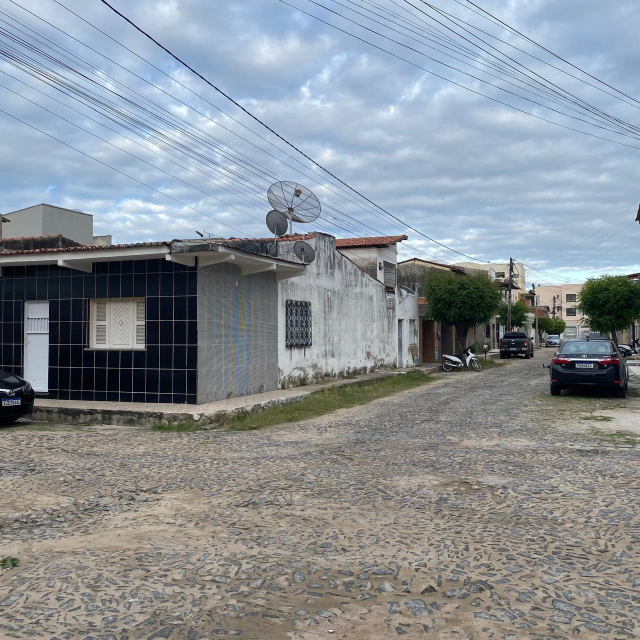
#> input picture lab06/lab06/imagens/foto1.jpg, 1280 x 1280 px (shown at 1/2 size)
$ python lab6.py
#> lines starting #> are read from the running program, lines starting #| are printed output that depends on the picture
import cv2
import numpy as np
import matplotlib.pyplot as plt
from random import randrange

image1 = cv2.imread("imagens/foto1.jpg")
#> image1 is the input picture: shape (1280, 1280, 3); mean B, G, R 150.5, 144.7, 137.7
image2 = cv2.imread("imagens/foto2.jpg")
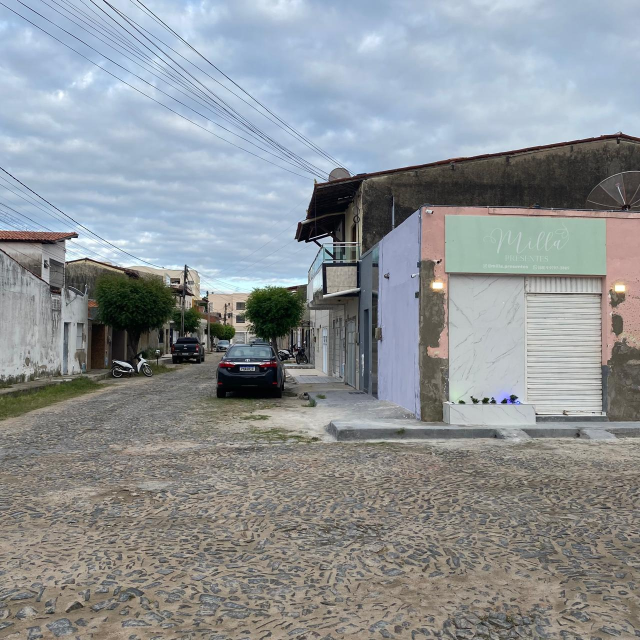
#> input picture lab06/lab06/imagens/foto2.jpg, 1280 x 1280 px (shown at 1/2 size)
#> image2 is the input picture: shape (1280, 1280, 3); mean B, G, R 150.3, 146.9, 141.9
image3 = cv2.imread("imagens/foto3.jpg")
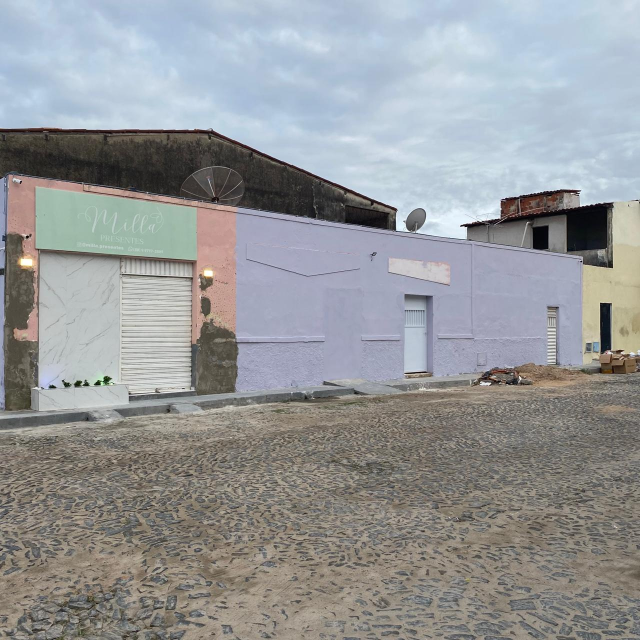
#> input picture lab06/lab06/imagens/foto3.jpg, 1280 x 1280 px (shown at 1/2 size)
#> image3 is the input picture: shape (1280, 1280, 3); mean B, G, R 153.4, 151.5, 149.4

h1 = image1.shape[0]
#> h1 = 1280
w1 = image1.shape[1]
#> w1 = 1280
image1 = cv2.resize(image1, (int(w1*0.2), int(h1*0.2)))
#> image1: shape (256, 256, 3)

h2 = image2.shape[0]
#> h2 = 1280
w2 = image2.shape[1]
#> w2 = 1280
image2 = cv2.resize(image2, (int(w2*0.2), int(h2*0.2)))
#> image2: shape (256, 256, 3)

h3 = image3.shape[0]
#> h3 = 1280
w3 = image3.shape[1]
#> w3 = 1280
image3 = cv2.resize(image3, (int(w3*0.2), int(h3*0.2)))
#> image3: shape (256, 256, 3)

img1 = cv2.cvtColor(image1, cv2.COLOR_BGR2GRAY)
img2 = cv2.cvtColor(image2, cv2.COLOR_BGR2GRAY)
img3 = cv2.cvtColor(image3, cv2.COLOR_BGR2GRAY)
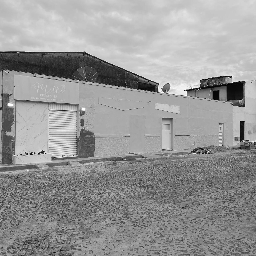
#> img3: shape (256, 256); min 1, max 254, mean 151.1

"""
def tecn1(img1, img2, transformation_matrix):
    height1, width1 = img1.shape[:2]
    height2, width2 = img2.shape[:2]
    height = max(height1, height2)
    width = width1 + width2
    img1_transformed = cv2.warpPerspective(img1, transformation_matrix, (width, height))

    #img2 = cv2.resize(img2, (width, height))
    # Criar uma imagem para mostrar a combinação
    combined_img = cv2.addWeighted(img1_transformed, 0.5, img2, 0.5, 0)
    return combined_img
"""

def tecn2(im1, im2, transformation_matrix):
    height1, width1 = im1.shape[:2]
    height2, width2 = im2.shape[:2]
    transformation_matrix = transformation_matrix.astype(np.float32)

    # Transformar os cantos de img1 para ver onde eles acabam em img2
    corners_img1 = np.float32([[0, 0], [0, height1], [width1, height1], [width1, 0]]).reshape(-1, 1, 2)
    transformed_corners_img1 = cv2.perspectiveTransform(corners_img1, transformation_matrix)

    # Encontrar os limites da nova imagem combinada
    all_corners = np.concatenate((transformed_corners_img1, np.float32([[0, 0], [0, height2], [width2, height2], [width2, 0]]).reshape(-1, 1, 2)), axis=0)
    min_x = min(int(np.min(all_corners[:,:,0])), 0)
    min_y = min(int(np.min(all_corners[:,:,1])), 0)
    max_x = max(int(np.max(all_corners[:,:,0])), width2)
    max_y = max(int(np.max(all_corners[:,:,1])), height2)

    # Translação para compensar as coordenadas negativas
    # trans_mat = np.array([[1, 0, -min_x], [0, 1, -min_y], [0, 0, 1]])
    trans_mat = np.array([[1, 0, -min_x], [0, 1, -min_y], [0, 0, 1]], dtype=np.float32)

    # Aplicar homografia com a compensação de translação
    img_output_size = (max_x - min_x, max_y - min_y)
    img1_transformed = cv2.warpPerspective(im1, trans_mat.dot(transformation_matrix), img_output_size)
    img2_transformed = cv2.warpPerspective(im2, trans_mat, img_output_size)

    # Posicionar img2 na nova imagem de saída ajustada
    output_image = np.zeros((max_y - min_y, max_x - min_x, 3), dtype=image1.dtype)
    output_image[-min_y:height2-min_y, -min_x:width2-min_x] = im2

    # Mesclar img1_transformed sobre a nova área de img2
    output_image = np.where(img1_transformed.sum(axis=-1, keepdims=True)!=0, img1_transformed, output_image)
    return output_image

def homograpy(im1, im2):
    sift = cv2.SIFT_create()
    kp1, des1 = sift.detectAndCompute(im1,None)
    kp2, des2 = sift.detectAndCompute(im2,None)
    bf = cv2.BFMatcher()

    matches = bf.knnMatch(des1, des2, k=2)
    good = []
    for m, n in matches:
        if m.distance < 0.75 * n.distance:
            good.append([m])

    if len(good) >= 4:
        pts1 = []
        pts2 = []
        for m in good:
            pts1.append(kp1[m[0].queryIdx].pt)
            pts2.append(kp2[m[0].trainIdx].pt)

        points1 = np.float32(pts1).reshape(-1, 1, 2)
        points2 = np.float32(pts2).reshape(-1, 1, 2)

        transformation_matrix, inliers = cv2.findHomography(points1, points2, cv2.RANSAC)
        if transformation_matrix is None:
            raise ValueError("Falha ao calcular homografia - verifique seus pontos de correspondência")
    else:
        raise AssertionError("No enough keypoints.")

    return tecn2(im1, im2, transformation_matrix)

new_img1 = homograpy(image1, image2)
#> in homograpy, `kp1, des1 = sift.detectAndCompute(im1,None)`: kp1 = 391 keypoints; strongest (x, y, size): (48, 131, 13.8), (14, 148, 8.6), (16, 154, 4.4), (228, 124, 2.1)
#> in homograpy, `kp2, des2 = sift.detectAndCompute(im2,None)`: kp2 = 390 keypoints; strongest (x, y, size): (81, 135, 2.2), (122, 93, 5.1), (133, 84, 16.3), (110, 125, 13.1)
#> in homograpy, `matches = bf.knnMatch(des1, des2, k=2)`: matches = 391 matches
#> after the loop in homograpy, `for m, n in matches:`: good = 36 matches
#> the loop in homograpy, `for m in good:` made 36 passes
#> after the loop in homograpy, `for m in good:`: pts1 = 36 pairs, first value 44.56 to 241.2, second value 23.52 to 165.6; pts2 = 36 pairs, first value 10.99 to 180.4, second value 13.11 to 177.4
#> in homograpy, `points1 = np.float32(pts1).reshape(-1, 1, 2)`: points1 = 36 rows, first 8: [44.56, 101.9], [112.8, 158.3], [145.5, 23.52], [148.8, 101.7], [149.2, 109.7], [149.2, 109.7], [151.2, 97.72], [157.7, 95.99]
#> in homograpy, `points2 = np.float32(pts2).reshape(-1, 1, 2)`: points2 = 36 rows, first 8: [180.4, 177.4], [180.4, 177.4], [10.99, 13.11], [13.76, 100.2], [14.91, 109.4], [14.91, 109.4], [12.87, 95.81], [24.54, 95.36]
#> in homograpy, `transformation_matrix, inliers = cv2.findHomography(points1, points2, ..`: transformation_matrix = [[1.82, -0.0466, -244.4], [0.433, 1.65, -84.2], [0.00308, 0.000196, 1]]; inliers = 36 values, max 1 at index 2, min 0 at index 0, mean 0.917
#> in tecn2, `transformed_corners_img1 = cv2.perspectiveTransform(corners_img1, tran..`: transformed_corners_img1 = [[-244.4, -84.2], [-244.1, 322.7], [113.6, 244.6], [123.4, 14.88]]
#> in tecn2, `all_corners = np.concatenate((transformed_corners_img1, np.float32([[0..`: all_corners = [[-244.4, -84.2], [-244.1, 322.7], [113.6, 244.6], [123.4, 14.88], [0, 0], [0, 256], [256, 256], [256, 0]]
#> in tecn2, `min_x = min(int(np.min(all_corners[:,:,0])), 0)`: min_x = -244
#> in tecn2, `min_y = min(int(np.min(all_corners[:,:,1])), 0)`: min_y = -84
#> in tecn2, `max_x = max(int(np.max(all_corners[:,:,0])), width2)`: max_x = 256
#> in tecn2, `max_y = max(int(np.max(all_corners[:,:,1])), height2)`: max_y = 322
#> in tecn2, `trans_mat = np.array([[1, 0, -min_x], [0, 1, -min_y], [0, 0, 1]], dtyp..`: trans_mat = [[1, 0, 244], [0, 1, 84], [0, 0, 1]]
#> in tecn2, `img_output_size = (max_x - min_x, max_y - min_y)`: img_output_size = (500, 406)
#> in tecn2, `output_image = np.where(img1_transformed.sum(axis=-1, keepdims=True)!=..`:
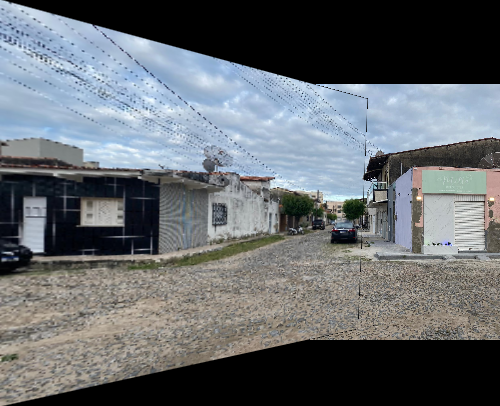
#> output_image: shape (406, 500, 3); mean B, G, R 110.5, 106.4, 101.8
new_img2 = homograpy(image3, image2)
#> in homograpy (call 2), `kp1, des1 = sift.detectAndCompute(im1,None)`: kp1 = 269 keypoints; strongest (x, y, size): (42, 152, 2.1), (236, 91, 13.3), (242, 123, 3.4), (10, 104, 3.2)
#> in homograpy (call 2), `matches = bf.knnMatch(des1, des2, k=2)`: matches = 269 matches
#> after the loop in homograpy (call 2), `for m, n in matches:`: good = 9 matches
#> the loop in homograpy (call 2), `for m in good:` made 9 passes
#> in tecn2 (call 2), `transformation_matrix = transformation_matrix.astype(np.float32)`: transformation_matrix = [[0.448, -0.0322, 165.2], [-0.271, 0.84, 23.45], [-0.00203, -0.00026, 1]]
#> in tecn2 (call 2), `transformed_corners_img1 = cv2.perspectiveTransform(corners_img1, tran..`: transformed_corners_img1 = [[165.2, 23.45], [168.2, 255.4], [656.7, 408.3], [583, -95.82]]
#> in tecn2 (call 2), `all_corners = np.concatenate((transformed_corners_img1, np.float32([[0..`: all_corners = [[165.2, 23.45], [168.2, 255.4], [656.7, 408.3], [583, -95.82], [0, 0], [0, 256], [256, 256], [256, 0]]
#> in tecn2 (call 2), `min_x = min(int(np.min(all_corners[:,:,0])), 0)`: min_x = 0
#> in tecn2 (call 2), `min_y = min(int(np.min(all_corners[:,:,1])), 0)`: min_y = -95
#> in tecn2 (call 2), `max_x = max(int(np.max(all_corners[:,:,0])), width2)`: max_x = 656
#> in tecn2 (call 2), `max_y = max(int(np.max(all_corners[:,:,1])), height2)`: max_y = 408
#> in tecn2 (call 2), `trans_mat = np.array([[1, 0, -min_x], [0, 1, -min_y], [0, 0, 1]], dtyp..`: trans_mat = [[1, 0, 0], [0, 1, 95], [0, 0, 1]]
#> in tecn2 (call 2), `img_output_size = (max_x - min_x, max_y - min_y)`: img_output_size = (656, 503)
#> in tecn2 (call 2), `output_image = np.where(img1_transformed.sum(axis=-1, keepdims=True)!=..`:
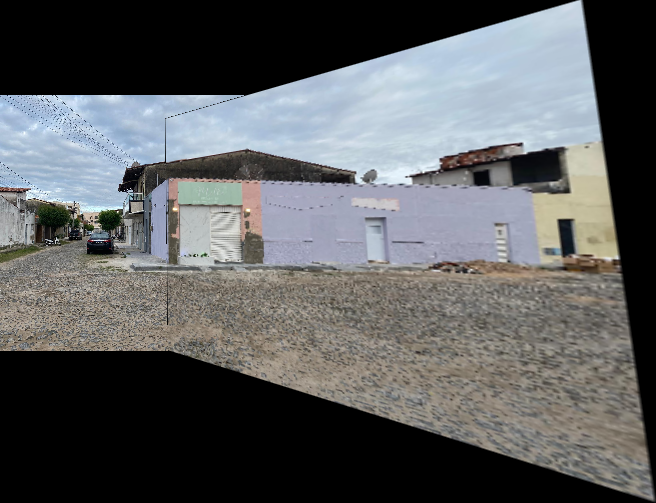
#> output_image: shape (503, 656, 3); mean B, G, R 96, 94.6, 92.9
panorama = homograpy(image3, new_img1)
#> in homograpy (call 3), `kp2, des2 = sift.detectAndCompute(im2,None)`: kp2 = 1403 keypoints; strongest (x, y, size): (104, 214, 21.7), (33, 235, 18.5), (139, 177, 2), (366, 177, 4.6)
#> after the loop in homograpy (call 3), `for m, n in matches:`: good = 7 matches
#> in tecn2 (call 3), `transformation_matrix = transformation_matrix.astype(np.float32)`: transformation_matrix = [[-0.0535, -0.104, 409.2], [-0.443, 0.811, 107.7], [-0.00204, -0.00028, 1]]
#> in tecn2 (call 3), `transformed_corners_img1 = cv2.perspectiveTransform(corners_img1, tran..`: transformed_corners_img1 = [[409.2, 107.7], [412.2, 339.7], [907.9, 496.9], [827.4, -12.07]]
#> in tecn2 (call 3), `all_corners = np.concatenate((transformed_corners_img1, np.float32([[0..`: all_corners = [[409.2, 107.7], [412.2, 339.7], [907.9, 496.9], [827.4, -12.07], [0, 0], [0, 406], [500, 406], [500, 0]]
#> in tecn2 (call 3), `min_y = min(int(np.min(all_corners[:,:,1])), 0)`: min_y = -12
#> in tecn2 (call 3), `max_x = max(int(np.max(all_corners[:,:,0])), width2)`: max_x = 907
#> in tecn2 (call 3), `max_y = max(int(np.max(all_corners[:,:,1])), height2)`: max_y = 496
#> in tecn2 (call 3), `trans_mat = np.array([[1, 0, -min_x], [0, 1, -min_y], [0, 0, 1]], dtyp..`: trans_mat = [[1, 0, 0], [0, 1, 12], [0, 0, 1]]
#> in tecn2 (call 3), `img_output_size = (max_x - min_x, max_y - min_y)`: img_output_size = (907, 508)
#> in tecn2 (call 3), `output_image = np.where(img1_transformed.sum(axis=-1, keepdims=True)!=..`:
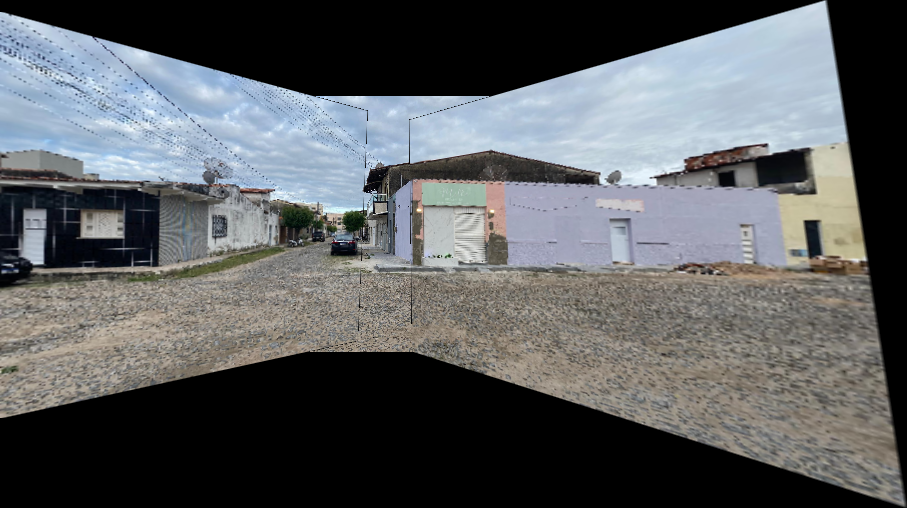
#> output_image: shape (508, 907, 3); mean B, G, R 96.6, 94.4, 91.8

print(panorama.shape)
#| (508, 907, 3)
h, w = panorama.shape[:2]
#> h = 508; w = 907

# Definir as coordenadas do retângulo de corte (x1, y1, x2, y2)
x1, y1 = 0, int(h/2 - 150)  # Canto superior esquerdo (início do corte)
#> x1 = 0; y1 = 104
x2, y2 = int(w), int(h/2 + 150)  # Canto inferior direito (fim do corte)
#> x2 = 907; y2 = 404

# Cortar a imagem: imagem[y1:y2, x1:x2]
panorama = panorama[y1:y2, x1:x2]
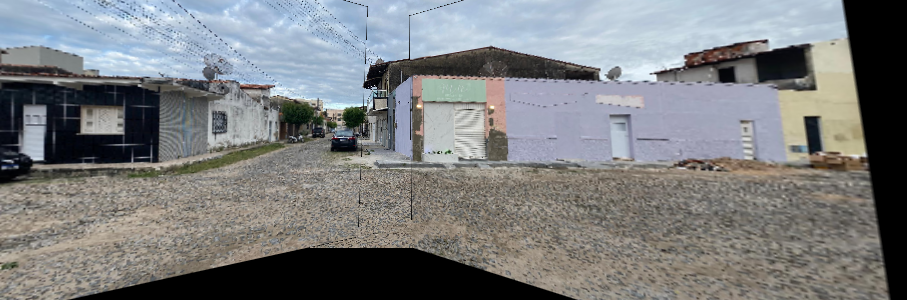
#> panorama: shape (300, 907, 3); mean B, G, R 127.2, 125.7, 123.8

print(panorama.shape)
#| (300, 907, 3)

# [5 lines of commented-out code are left out]
cv2.imshow("panorama final", panorama)
cv2.waitKey(0)
cv2.destroyAllWindows()
